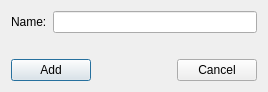
<?xml version="1.0" encoding="UTF-8"?>
<ui version="4.0">
 <class>CItemNames</class>
 <widget class="QDialog" name="CItemNames">
  <property name="geometry">
   <rect>
    <x>0</x>
    <y>0</y>
    <width>268</width>
    <height>92</height>
   </rect>
  </property>
  <property name="windowTitle">
   <string>Add Value...</string>
  </property>
  <property name="windowIcon">
   <iconset>
    <normaloff>qFuzzyAppIcon.png</normaloff>qFuzzyAppIcon.png</iconset>
  </property>
  <layout class="QVBoxLayout" name="verticalLayout">
   <item>
    <layout class="QHBoxLayout" name="horizontalLayout">
     <item>
      <widget class="QLabel" name="label">
       <property name="text">
        <string>Name:</string>
       </property>
      </widget>
     </item>
     <item>
      <widget class="QLineEdit" name="LEPropertieName"/>
     </item>
    </layout>
   </item>
   <item>
    <spacer name="verticalSpacer">
     <property name="orientation">
      <enum>Qt::Vertical</enum>
     </property>
     <property name="sizeHint" stdset="0">
      <size>
       <width>20</width>
       <height>12</height>
      </size>
     </property>
    </spacer>
   </item>
   <item>
    <layout class="QHBoxLayout" name="horizontalLayout_2">
     <item>
      <widget class="QPushButton" name="pbAdd">
       <property name="text">
        <string>Add</string>
       </property>
      </widget>
     </item>
     <item>
      <spacer name="horizontalSpacer">
       <property name="orientation">
        <enum>Qt::Horizontal</enum>
       </property>
       <property name="sizeHint" stdset="0">
        <size>
         <width>40</width>
         <height>20</height>
        </size>
       </property>
      </spacer>
     </item>
     <item>
      <widget class="QPushButton" name="pbCancel">
       <property name="text">
        <string>Cancel</string>
       </property>
      </widget>
     </item>
    </layout>
   </item>
  </layout>
 </widget>
 <resources/>
 <connections/>
</ui>
